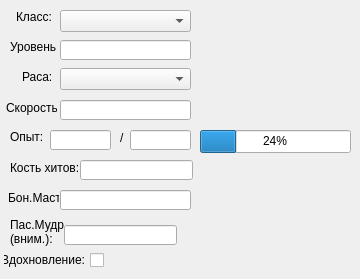
      <widget class="QWidget" name="tab_23">
       <attribute name="title">
        <string>Нету названия 2</string>
       </attribute>
       <widget class="QLabel" name="label_64">
        <property name="geometry">
         <rect>
          <x>16</x>
          <y>10</y>
          <width>47</width>
          <height>13</height>
         </rect>
        </property>
        <property name="text">
         <string>Класс:</string>
        </property>
       </widget>
       <widget class="QLabel" name="label_65">
        <property name="geometry">
         <rect>
          <x>10</x>
          <y>40</y>
          <width>47</width>
          <height>13</height>
         </rect>
        </property>
        <property name="text">
         <string>Уровень:</string>
        </property>
       </widget>
       <widget class="QLabel" name="label_66">
        <property name="geometry">
         <rect>
          <x>22</x>
          <y>70</y>
          <width>47</width>
          <height>13</height>
         </rect>
        </property>
        <property name="text">
         <string>Раса:</string>
        </property>
       </widget>
       <widget class="QLabel" name="label_68">
        <property name="geometry">
         <rect>
          <x>6</x>
          <y>100</y>
          <width>51</width>
          <height>16</height>
         </rect>
        </property>
        <property name="text">
         <string>Скорость:</string>
        </property>
       </widget>
       <widget class="QLabel" name="label_69">
        <property name="geometry">
         <rect>
          <x>10</x>
          <y>130</y>
          <width>47</width>
          <height>13</height>
         </rect>
        </property>
        <property name="text">
         <string>Опыт:</string>
        </property>
       </widget>
       <widget class="QLineEdit" name="lineEdit_59">
        <property name="geometry">
         <rect>
          <x>130</x>
          <y>130</y>
          <width>61</width>
          <height>20</height>
         </rect>
        </property>
       </widget>
       <widget class="QLineEdit" name="lineEdit_60">
        <property name="geometry">
         <rect>
          <x>50</x>
          <y>130</y>
          <width>61</width>
          <height>20</height>
         </rect>
        </property>
       </widget>
       <widget class="QLabel" name="label_70">
        <property name="geometry">
         <rect>
          <x>120</x>
          <y>130</y>
          <width>16</width>
          <height>16</height>
         </rect>
        </property>
        <property name="text">
         <string>/</string>
        </property>
       </widget>
       <widget class="QProgressBar" name="progressBar_2">
        <property name="geometry">
         <rect>
          <x>200</x>
          <y>130</y>
          <width>151</width>
          <height>23</height>
         </rect>
        </property>
        <property name="styleSheet">
         <string notr="true">QProgressBar::chunk {
	text-align: center
}</string>
        </property>
        <property name="value">
         <number>24</number>
        </property>
        <property name="alignment">
         <set>Qt::AlignCenter</set>
        </property>
       </widget>
       <widget class="QLineEdit" name="lineEdit_62">
        <property name="geometry">
         <rect>
          <x>60</x>
          <y>40</y>
          <width>131</width>
          <height>20</height>
         </rect>
        </property>
       </widget>
       <widget class="QLineEdit" name="lineEdit_64">
        <property name="geometry">
         <rect>
          <x>60</x>
          <y>100</y>
          <width>131</width>
          <height>20</height>
         </rect>
        </property>
       </widget>
       <widget class="QLabel" name="label_71">
        <property name="geometry">
         <rect>
          <x>10</x>
          <y>160</y>
          <width>71</width>
          <height>16</height>
         </rect>
        </property>
        <property name="text">
         <string>Кость хитов:</string>
        </property>
       </widget>
       <widget class="QLineEdit" name="lineEdit_65">
        <property name="geometry">
         <rect>
          <x>80</x>
          <y>160</y>
          <width>113</width>
          <height>20</height>
         </rect>
        </property>
       </widget>
       <widget class="QLabel" name="label_72">
        <property name="geometry">
         <rect>
          <x>8</x>
          <y>190</y>
          <width>51</width>
          <height>16</height>
         </rect>
        </property>
        <property name="text">
         <string>Бон.Маст:</string>
        </property>
       </widget>
       <widget class="QLineEdit" name="lineEdit_66">
        <property name="geometry">
         <rect>
          <x>60</x>
          <y>190</y>
          <width>131</width>
          <height>20</height>
         </rect>
        </property>
       </widget>
       <widget class="QComboBox" name="comboBox">
        <property name="geometry">
         <rect>
          <x>60</x>
          <y>10</y>
          <width>131</width>
          <height>22</height>
         </rect>
        </property>
       </widget>
       <widget class="QComboBox" name="comboBox_2">
        <property name="geometry">
         <rect>
          <x>60</x>
          <y>68</y>
          <width>131</width>
          <height>22</height>
         </rect>
        </property>
       </widget>
       <widget class="QCheckBox" name="checkBox_49">
        <property name="geometry">
         <rect>
          <x>3</x>
          <y>250</y>
          <width>101</width>
          <height>20</height>
         </rect>
        </property>
        <property name="layoutDirection">
         <enum>Qt::RightToLeft</enum>
        </property>
        <property name="text">
         <string>Вдохновление:</string>
        </property>
       </widget>
       <widget class="QLabel" name="label_73">
        <property name="geometry">
         <rect>
          <x>10</x>
          <y>216</y>
          <width>61</width>
          <height>31</height>
         </rect>
        </property>
        <property name="text">
         <string>Пас.Мудр
(вним.):</string>
        </property>
       </widget>
       <widget class="QLineEdit" name="lineEdit_61">
        <property name="geometry">
         <rect>
          <x>64</x>
          <y>225</y>
          <width>113</width>
          <height>20</height>
         </rect>
        </property>
       </widget>
      </widget>
